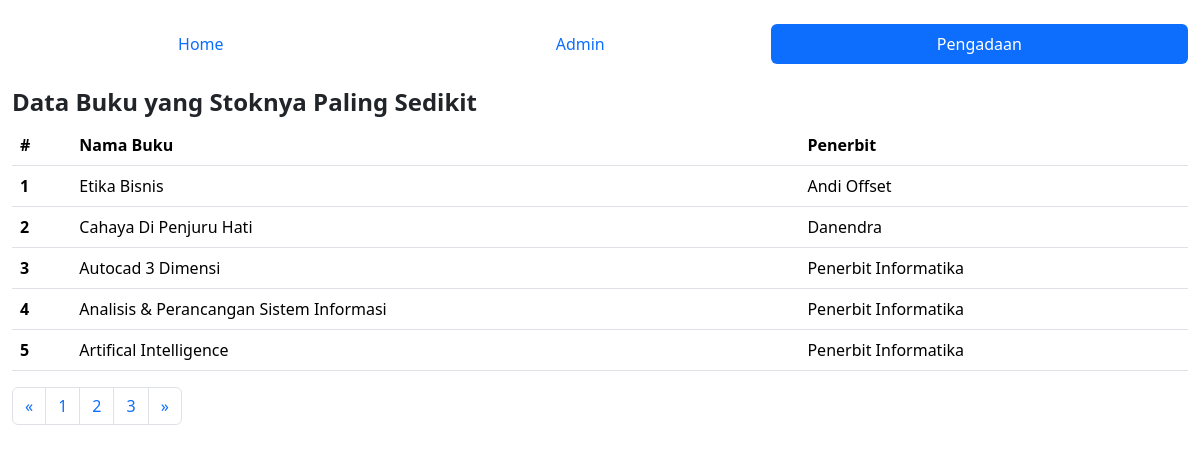
Screenshot of /pengadaan.php with the database file from the repository.
### tables this page shows
CREATE TABLE `buku` (
  `id` bigint UNSIGNED NOT NULL,
  `kode` varchar(255) NOT NULL,
  `kategori` varchar(255) NOT NULL,
  `nama_buku` text NOT NULL,
  `harga` bigint NOT NULL,
  `stok` bigint NOT NULL,
  `penerbit_id` bigint UNSIGNED NOT NULL
);

### pengadaan.php (the view, shortened to what this page needs)
<?php
require "config.php";
?>
<!doctype html>
<html lang="en">
    <head>
        <link href="https://cdn.jsdelivr.net/npm/bootstrap@5.3.3/dist/css/bootstrap.min.css" rel="stylesheet">
    </head>
    <body class="container-fluid ">
    <navbar>
            <nav class="nav nav-pills flex-column flex-sm-row mt-4">
                <a class="flex-sm-fill text-sm-center nav-link" aria-current="page" href="index.php">Home</a>
                <a class="flex-sm-fill text-sm-center nav-link" href="admin.php">Admin</a>
                <a class="flex-sm-fill text-sm-center nav-link active" href="pengadaan.php">Pengadaan</a>
            </nav>
        </navbar>
        <div class="mt-4">
                    <p class="fw-bold h4">Data Buku yang Stoknya Paling Sedikit</p>
                    <table class="table">
                        <thead>
                            <tr>
                                <th scope="col">#</th>
                                <th scope="col">Nama Buku</th>
                                <th scope="col">Penerbit</th>
                            </tr>
                        </thead>
                        <tbody>
                            <?php
                            $sql2   = "SELECT * FROM buku ORDER BY stok ASC";
                            $q2     = mysqli_query($connect, $sql2);
                            $no   = 1;
                            while ($r2 = mysqli_fetch_array($q2)) {
                                $nama_buku = $r2['nama_buku'];
                                $penerbit_id = $r2['penerbit_id'];
                            ?>
                                <tr>
                                    <th scope="row"><?php echo $no++ ?></th>
                                    <td scope="row"><?php echo $nama_buku ?></td>
                                    <td scope="row">
                                        <?php
                                        if ($penerbit_id == 1) {
                                            echo "Penerbit Informatika";
                                        } elseif ($penerbit_id == 2) {
                                            echo "Andi Offset";
                                        } else {
                                            echo "Danendra";
                                        }
                                        ?>
                                    </td>
                                </tr>
                            <?php
                            }
                            ?>
                        </tbody>
                    </table>
                    <nav aria-label="Page navigation example">
                        <ul class="pagination">
                            <li class="page-item">
                            <a class="page-link" href="#" aria-label="Previous">
                                <span aria-hidden="true">&laquo;</span>
                            </a>
                            </li>
                            <li class="page-item"><a class="page-link" href="#">1</a></li>
                            <li class="page-item"><a class="page-link" href="#">2</a></li>
                            <li class="page-item"><a class="page-link" href="#">3</a></li>
                            <li class="page-item">
                            <a class="page-link" href="#" aria-label="Next">
                                <span aria-hidden="true">&raquo;</span>
                            </a>
                            </li>
                        </ul>
                    </nav>
        </div>
    </body>
</html>

### rows the page displays
buku: nama_buku "Etika Bisnis", shows "Andi Offset"
buku: nama_buku "Cahaya Di Penjuru Hati", shows "Danendra"
buku: nama_buku "Autocad 3 Dimensi", shows "Penerbit Informatika"
buku: nama_buku "Analisis & Perancangan Sistem Informasi", shows "Penerbit Informatika"
buku: nama_buku "Artifical Intelligence", shows "Penerbit Informatika"
